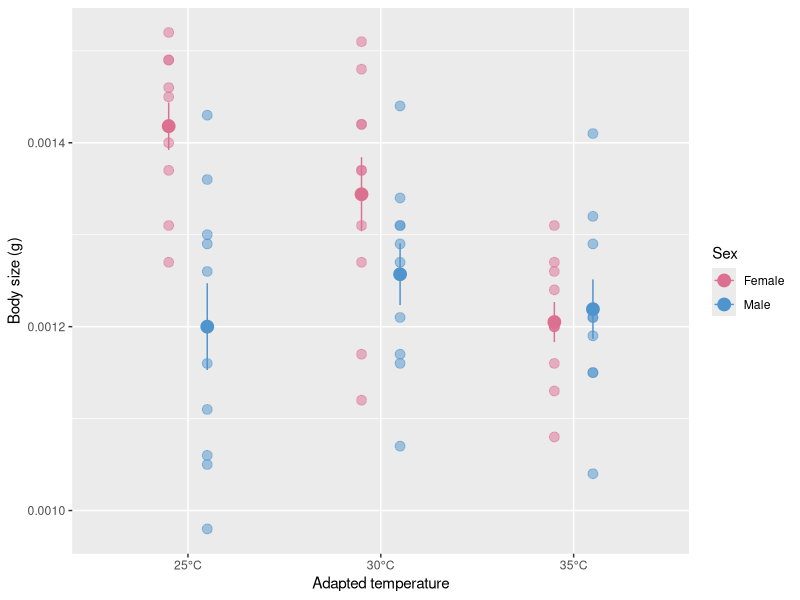
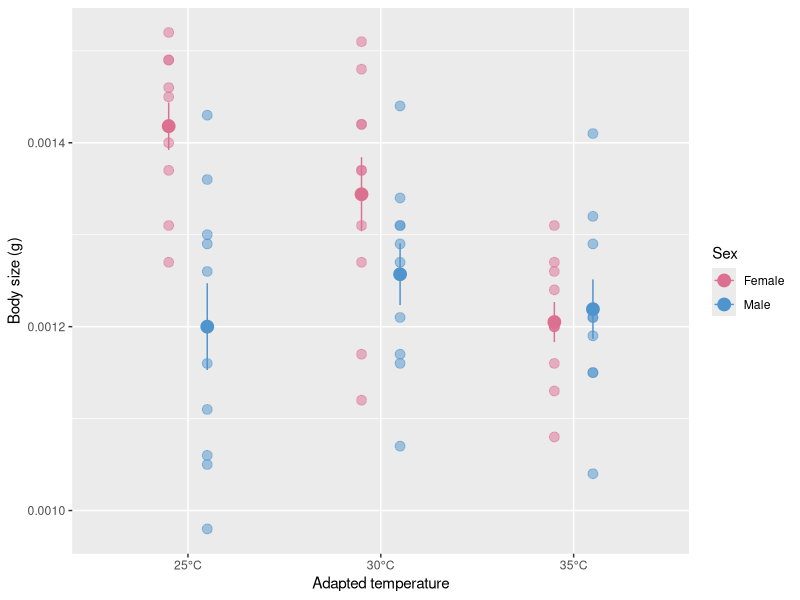

Recreate these plots in R, in order.
#set your working directory - this will be different on your computer
setwd("/Users/taresa/Documents/R stuff/TaresaHeatwave/Data")

#load the packages that I need for this code
library(ggplot2)
library(tidyverse)
library(cowplot)
library(ggpubr)

#Tess's ggplot theme
theme_tess <- function () { 
  theme_cowplot()+ #cowplot is an existing nice looking plot type thing
    theme(axis.title.y = element_text(margin = margin(t = 0, r = 15, b = 0, l = 0)))+
    theme(axis.title.x = element_text(margin = margin(t = 15, r = 0, b = 0, l = 0)))+
    theme(axis.text.x=element_text(size=20))+
    theme(axis.text.y=element_text(size=20))+
    theme(axis.title.x=element_text(size=20))+
    theme(axis.title.y=element_text(size=20))+
    theme(plot.title = element_text(hjust = 0.5,size=20))+
    theme(axis.title.y=element_text(size=20))
}
data <-read.csv("preheatwavebodysize.csv",stringsAsFactors = FALSE,
                strip.white = TRUE, na.strings = c("NA",""))

data$adapted_temp<-as.factor(data$adapted_temp) #make adapted temp into a factor so we can color code by it in the plot


##MAIN PLOT

# Then calculate summary stats only on the filtered data
summary_data <- data %>%
  group_by(adapted_temp, sex) %>%
  summarise(mean = mean(weight),
            n=n(),
            sd = sd(weight),
            se = sd / sqrt(n))

summary_data$group_id <- interaction(summary_data$adapted_temp, summary_data$sex)
data$group_id <- interaction(data$adapted_temp, data$sex)


p <- ggplot(summary_data, aes(x = adapted_temp, y = mean, color = sex)) +
  geom_point(size = 4, position = position_dodge(width = 0.4)) +
  scale_x_discrete(expand = c(0.9, 2)) +
  geom_jitter(data = data,
              aes(x = adapted_temp, y = weight, color = sex),
              position = position_jitterdodge(jitter.width = 0, dodge.width = 0.4), 
              size = 3, alpha = 0.5) +
  
  geom_errorbar(aes(ymin = mean - se, ymax = mean + se),
                position = position_dodge(width = 0.4),
                width = 0) +
  
  scale_color_manual(
    values = c("f" = "palevioletred", "m" = "steelblue3"),   # or whatever colors you like
    labels = c("f" = "Female", "m" = "Male"),
    name = "Sex"
  ) +
  
  xlab("Adapted temperature") +
  ylab("Body size (g)") +
  scale_x_discrete (breaks = c("25", "30", "35"), labels = c("25°C", "30°C", "35°C")) 

print(p) #this opens the plot in a new window
ggsave(file="Figures/Taresabodysizefigure.pdf", p, width = 22, height = 22, units = "cm") #close the file before you save
